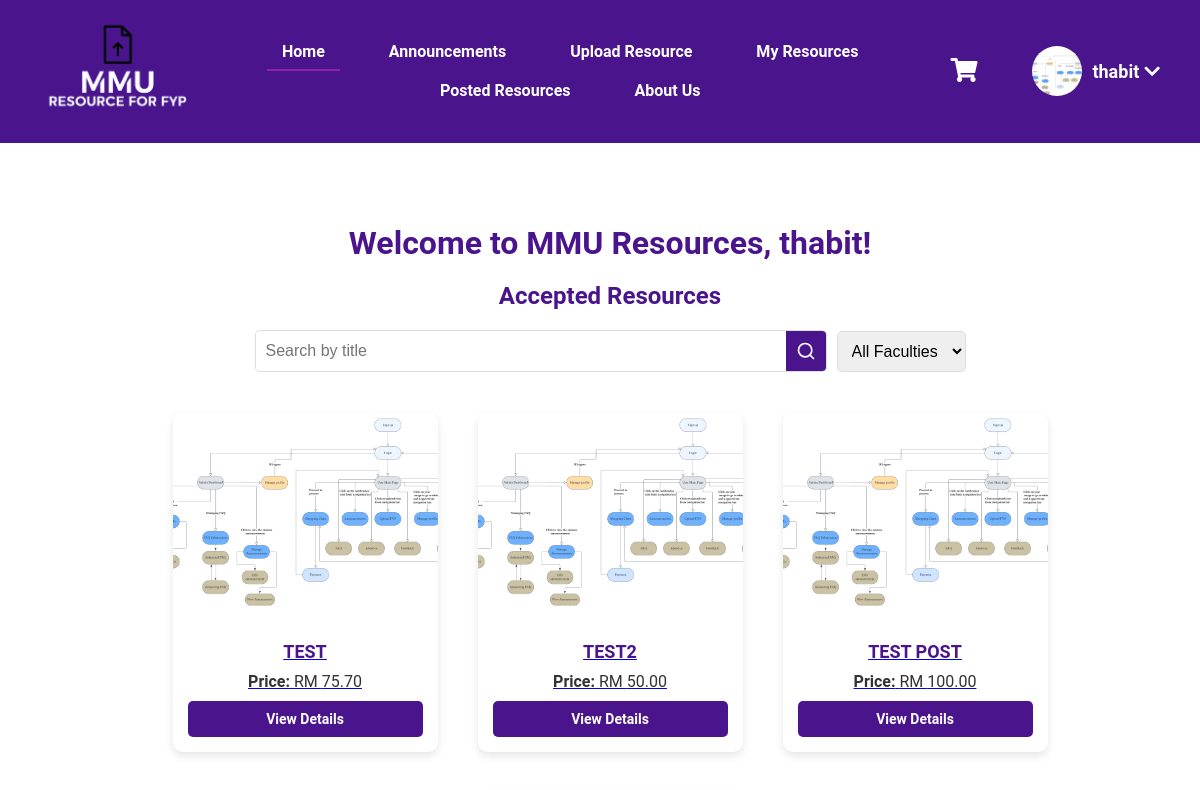
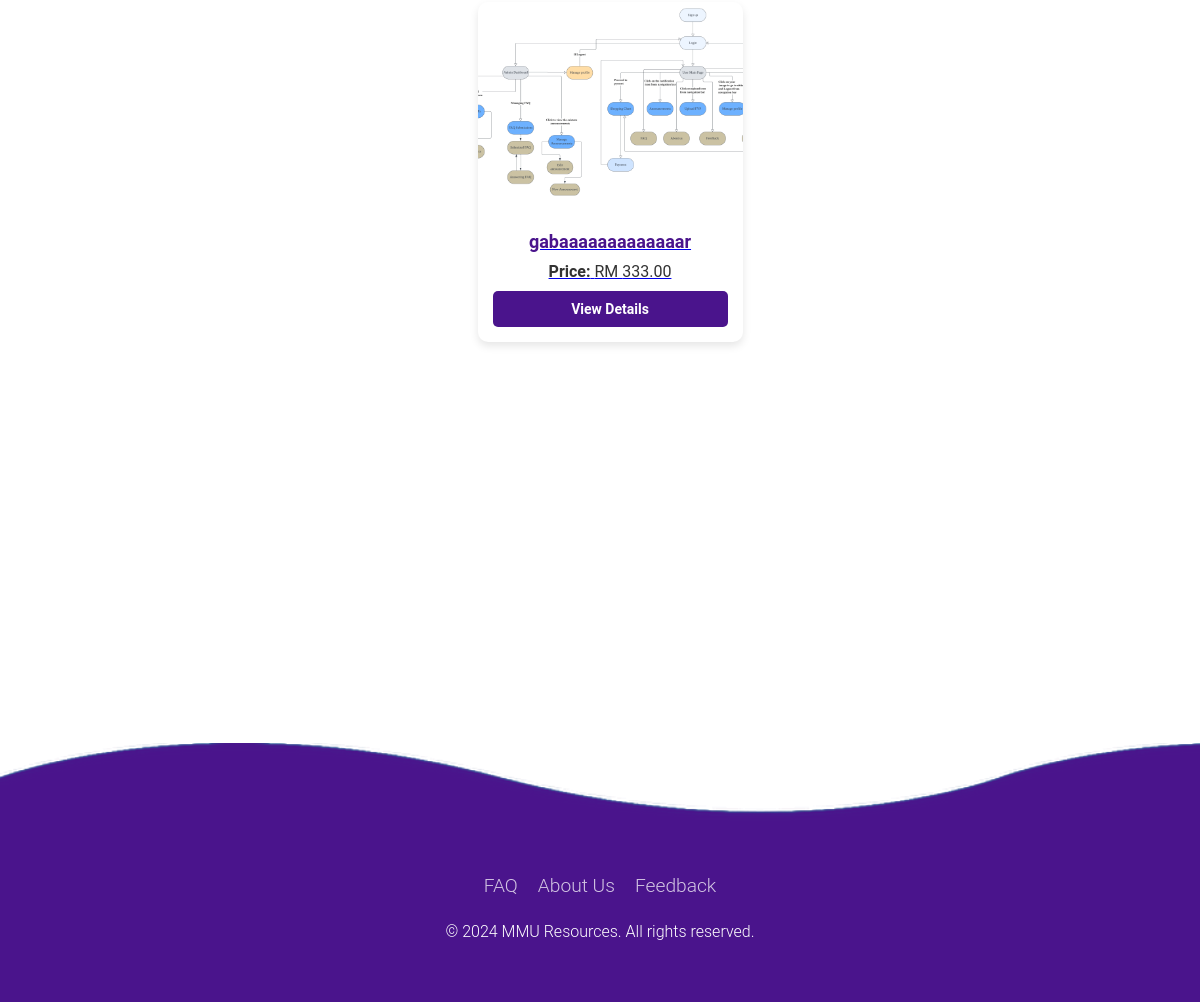
The page /home.php (signed in) on the database its author committed (2 pictures, top to bottom).
### tables this page shows
CREATE TABLE `resources` (
  `resource_id` int(11) NOT NULL,
  `user_id` int(11) DEFAULT NULL,
  `title` varchar(255) NOT NULL,
  `description` text DEFAULT NULL,
  `file_path` varchar(255) DEFAULT NULL,
  `pending_acceptance` tinyint(1) DEFAULT 1,
  `faculty_id` int(11) DEFAULT NULL,
  `created_at` timestamp NOT NULL DEFAULT current_timestamp(),
  `price` decimal(10,2) NOT NULL DEFAULT 0.00,
  `cover_picture` varchar(255) DEFAULT NULL
);

### home.php (the view, shortened to what this page needs)
<?php
require 'db.php';
$search = '';
if ($_SERVER['REQUEST_METHOD'] == 'GET') {
    $search = isset($_GET['search']) ? trim($_GET['search']) : '';
    $query = "SELECT r.resource_id, r.title, r.price, r.cover_picture FROM resources r WHERE r.pending_acceptance = 0";
    $stmt = $pdo->prepare($query);
    $stmt->execute();
    $resources = $stmt->fetchAll(PDO::FETCH_ASSOC);
} else {
    $stmt = $pdo->prepare("SELECT r.resource_id, r.title, r.price, r.cover_picture FROM resources r WHERE r.pending_acceptance = 0");
    $stmt->execute();
    $resources = $stmt->fetchAll(PDO::FETCH_ASSOC);
}
?>
<!DOCTYPE html>
<html lang="en">
<head>
    <link rel="stylesheet" href="css/style.css">
    <link rel="stylesheet" href="css/home.css">
</head>
<body>
    <?php include 'header.php'; ?>
    <div class="main-container">
        <h1>Welcome to MMU Resources, <?php echo htmlspecialchars($_SESSION['username']); ?>!</h1>
        <h2>Accepted Resources</h2>
        <form method="get" action="">
            <div class="search-filter-container">
                <div class="search-bar">
                    <input type="text" id="search" name="search" placeholder="Search by title" value="<?php echo htmlspecialchars($search); ?>">
                    <button type="submit" class="search-btn">
                        <svg width="20" height="20" viewBox="0 0 24 24" fill="none" stroke="currentColor" stroke-width="2" stroke-linecap="round" stroke-linejoin="round">
                            <circle cx="11" cy="11" r="8"></circle>
                            <line x1="21" y1="21" x2="16.65" y2="16.65"></line>
                        </svg>
                    </button>
                </div>
                <div class="filter-dropdown">
                    <select id="faculty" name="faculty">
                        <option value="">All Faculties</option>
                    </select>
                </div>
            </div>
        </form>
        <div class="resources">
            <?php if (count($resources) > 0): ?>
                <?php foreach ($resources as $resource): ?>
                    <div class="resource-card">
                        <a href="resource_detail.php?id=<?php echo htmlspecialchars($resource['resource_id']); ?>">
                            <img src="<?php echo htmlspecialchars($resource['cover_picture']); ?>" alt="Cover Picture" class="cover-picture">
                            <div class="resource-details">
                                <h3><?php echo htmlspecialchars($resource['title']); ?></h3>
                                <p><strong>Price:</strong> RM <?php echo number_format($resource['price'], 2); ?></p>
                                <a href="resource_detail.php?id=<?php echo htmlspecialchars($resource['resource_id']); ?>" class="btn btn-primary">View Details</a>
                            </div>
                        </a>
                    </div>
                <?php endforeach; ?>
            <?php else: ?>
                <p>No resources available.</p>
            <?php endif; ?>
        </div>
    </div>
    <?php include 'footer.php'; ?>
</body>
</html>

### css/style.css (style rules this page uses)
button, .btn, .btn-table, .btn-cancel, .btn-cancel-table { text-decoration: none; }
body { font-family: 'Roboto', sans-serif; margin: 0; padding: 0; background-color: #f4f4f4; }
h1, h2, h3 { text-align: center; color: #4A148C; font-weight: bold; }
.btn { background: #4A148C; color: #fff; padding: 10px 20px; border: none; border-radius: 5px; cursor: pointer; transition: background 0.3s, box-shadow 0.3s; display: block; margin: 20px auto 0; font-weight: bold; font-size: 14px; text-align: center; }

### css/home.css (style rules this page uses)
body { background: #f6f5f7; font-family: 'Montserrat', sans-serif; }
.main-container { width: 95%; margin: 20px auto; background: #fff; border-radius: 10px; padding: 40px; }
h1, h2 { text-align: center; color: #4A148C; margin-bottom: 20px; }
.search-filter-container { display: flex; justify-content: center; align-items: center; margin-bottom: 30px; gap: 10px; }
.search-bar { display: flex; align-items: center; border: 1px solid #ddd; border-radius: 5px; overflow: hidden; width: 50%; }
.search-bar input { border: none; padding: 10px; font-size: 16px; outline: none; flex-grow: 1; }
.search-bar button { background-color: #4A148C; border: none; padding: 10px; cursor: pointer; display: flex; align-items: center; justify-content: center; transition: background 0.3s; }
.search-bar button svg { stroke: #fff; }
.filter-dropdown select { padding: 10px; border: 1px solid #ddd; border-radius: 5px; font-size: 16px; }
.resources { display: flex; flex-wrap: wrap; gap: 20px; justify-content: center; }
.resource-card { background: #fff; border-radius: 10px; box-shadow: 0 4px 8px rgba(0, 0, 0, 0.1); overflow: hidden; width: calc(25% - 20px); margin: 10px; transition: transform 0.3s, box-shadow 0.3s; }
.resource-card img { width: 100%; height: 200px; object-fit: cover; }
.resource-details { padding: 15px; text-align: center; }
.resource-details h3 { color: #4A148C; font-size: 18px; margin: 10px 0; white-space: nowrap; overflow: hidden; text-overflow: ellipsis; }
.resource-details p { color: #333; font-size: 16px; margin: 5px 0; }
.btn { background: #4A148C; color: #fff; padding: 10px 20px; border: none; border-radius: 5px; cursor: pointer; transition: background 0.3s, box-shadow 0.3s; display: block; margin: 10px auto 0; font-weight: bold; font-size: 14px; text-align: center; }

### css/header.css (style rules this page uses)
body { font-family: 'Roboto', sans-serif; margin: 0; padding: 0; background-color: #f4f4f4; }

### css/footer.css (style rules this page uses)
body { background: white; }

### rows shown on the page
resources: title "TEST", price "75.70"
resources: title "TEST2", price "50.00"
resources: cover_picture (placeholder picture), title "TEST POST", price "100.00"
resources: cover_picture (placeholder picture), title "gabaaaaaaaaaaaaar", price "333.00"

### other values the page prints
$_SESSION['username'] "thabit"
